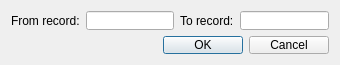
<?xml version="1.0" encoding="UTF-8"?>
<ui version="4.0">
 <class>RecordsSelectionDialog</class>
 <widget class="QDialog" name="RecordsSelectionDialog">
  <property name="geometry">
   <rect>
    <x>0</x>
    <y>0</y>
    <width>340</width>
    <height>65</height>
   </rect>
  </property>
  <property name="minimumSize">
   <size>
    <width>340</width>
    <height>65</height>
   </size>
  </property>
  <property name="maximumSize">
   <size>
    <width>340</width>
    <height>65</height>
   </size>
  </property>
  <property name="windowTitle">
   <string>Records range</string>
  </property>
  <layout class="QGridLayout" name="gridLayout_2">
   <item row="0" column="0">
    <layout class="QGridLayout" name="gridLayout">
     <item row="0" column="0">
      <widget class="QLabel" name="fromRecordLabel">
       <property name="text">
        <string>From record:</string>
       </property>
      </widget>
     </item>
     <item row="0" column="3">
      <widget class="QLabel" name="toRecordLabel">
       <property name="text">
        <string>To record:</string>
       </property>
      </widget>
     </item>
     <item row="0" column="1">
      <widget class="QLineEdit" name="fromRecordEdit"/>
     </item>
     <item row="0" column="4">
      <widget class="QLineEdit" name="toRecordEdit"/>
     </item>
    </layout>
   </item>
   <item row="1" column="0">
    <widget class="QDialogButtonBox" name="buttonBox">
     <property name="orientation">
      <enum>Qt::Horizontal</enum>
     </property>
     <property name="standardButtons">
      <set>QDialogButtonBox::Cancel|QDialogButtonBox::Ok</set>
     </property>
    </widget>
   </item>
  </layout>
 </widget>
 <resources/>
 <connections>
  <connection>
   <sender>buttonBox</sender>
   <signal>accepted()</signal>
   <receiver>RecordsSelectionDialog</receiver>
   <slot>accept()</slot>
   <hints>
    <hint type="sourcelabel">
     <x>248</x>
     <y>254</y>
    </hint>
    <hint type="destinationlabel">
     <x>157</x>
     <y>274</y>
    </hint>
   </hints>
  </connection>
  <connection>
   <sender>buttonBox</sender>
   <signal>rejected()</signal>
   <receiver>RecordsSelectionDialog</receiver>
   <slot>reject()</slot>
   <hints>
    <hint type="sourcelabel">
     <x>316</x>
     <y>260</y>
    </hint>
    <hint type="destinationlabel">
     <x>286</x>
     <y>274</y>
    </hint>
   </hints>
  </connection>
 </connections>
</ui>
